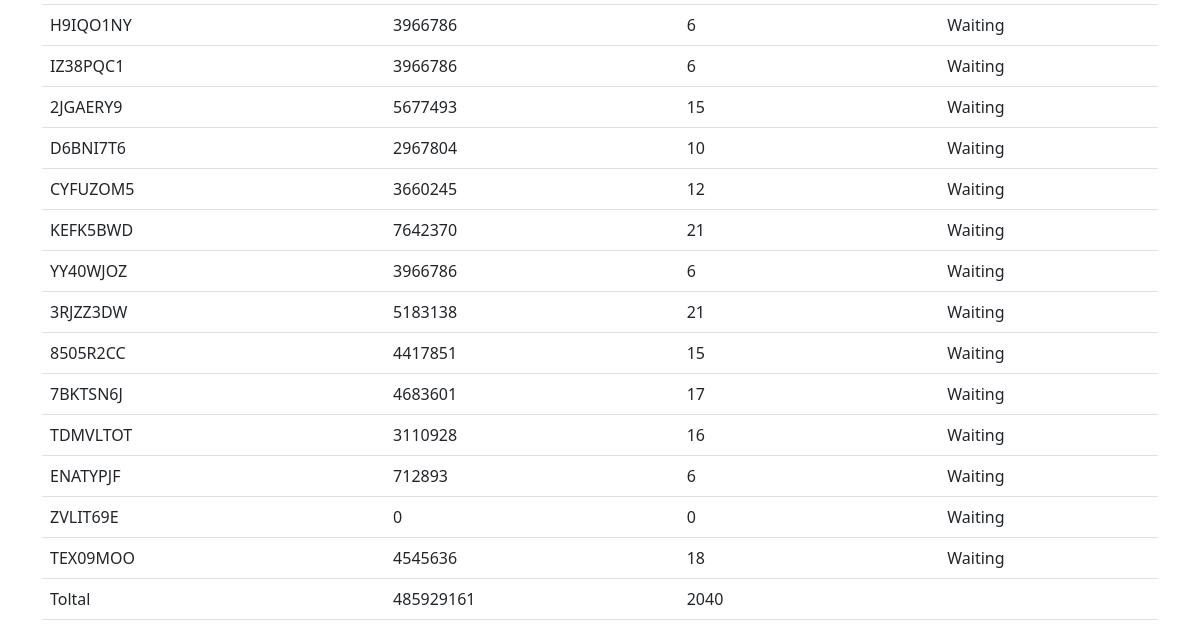
Before: /order/ (signed in, lower part) with the older database file.
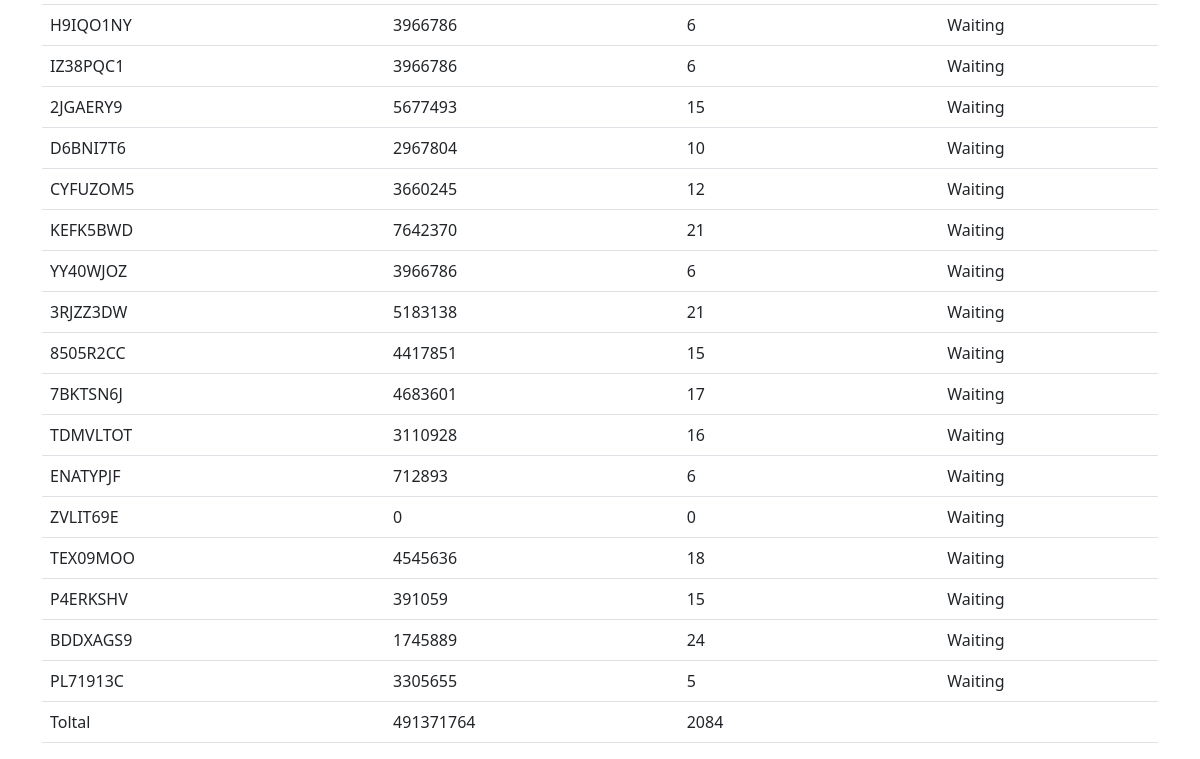
After: the same page with the newer database file.
### order/models.py (models this page shows, shortened)
class Order(models.Model):
    user = models.ForeignKey(User, on_delete=models.CASCADE)
    code = models.CharField(default="XXXXXXX", max_length=256)
    state = models.CharField(default="Waiting", max_length=256)
    totalprice = models.IntegerField(default=0)
    quantity = models.IntegerField(default=0)
    date = models.DateTimeField(auto_now=True)

### appUser/views.py (the view)
# urls.py: path('order/', views.orderUser, name ='order'),
@login_required
def orderUser(request):
    orders = Order.objects.filter(user=request.user)
    totalprice=0
    quantity=0
    for order in orders:
        totalprice += order.totalprice
        quantity += order.quantity
    return render(request, 'user/order.html', {'orders': orders, 'totalprice': totalprice, 'quantity': quantity})

### templates/user/order.html (shortened to what this page needs)
{% extends "base/base.html" %}
{% block block_body %}
<form action="" method="POST">
<table class="table">
    {% for order in orders %}
    <tr>
        <td>{{order.code}}</td>
        <td>{{order.totalprice}}</td>
        <td>{{order.quantity}}</td>
        <td>{{order.state}}</td>
    </tr>
    {% endfor %}
    <tr>
        <td>Toltal</td>
        <td>{{totalprice}}</td>
        <td>{{quantity}}</td>
        <td></td>
    </tr>
</table>
</form>
{% endblock %}

Changed rows visible on the page:
added Order: code "P4ERKSHV", totalprice "391059", quantity "15", state "Waiting"
added Order: code "BDDXAGS9", totalprice "1745889", quantity "24", state "Waiting"
added Order: code "PL71913C", totalprice "3305655", quantity "5", state "Waiting"
Other visible differences:
{{ totalprice }}: "485929161" → "491371764"
{{ quantity }}: "2040" → "2084"
